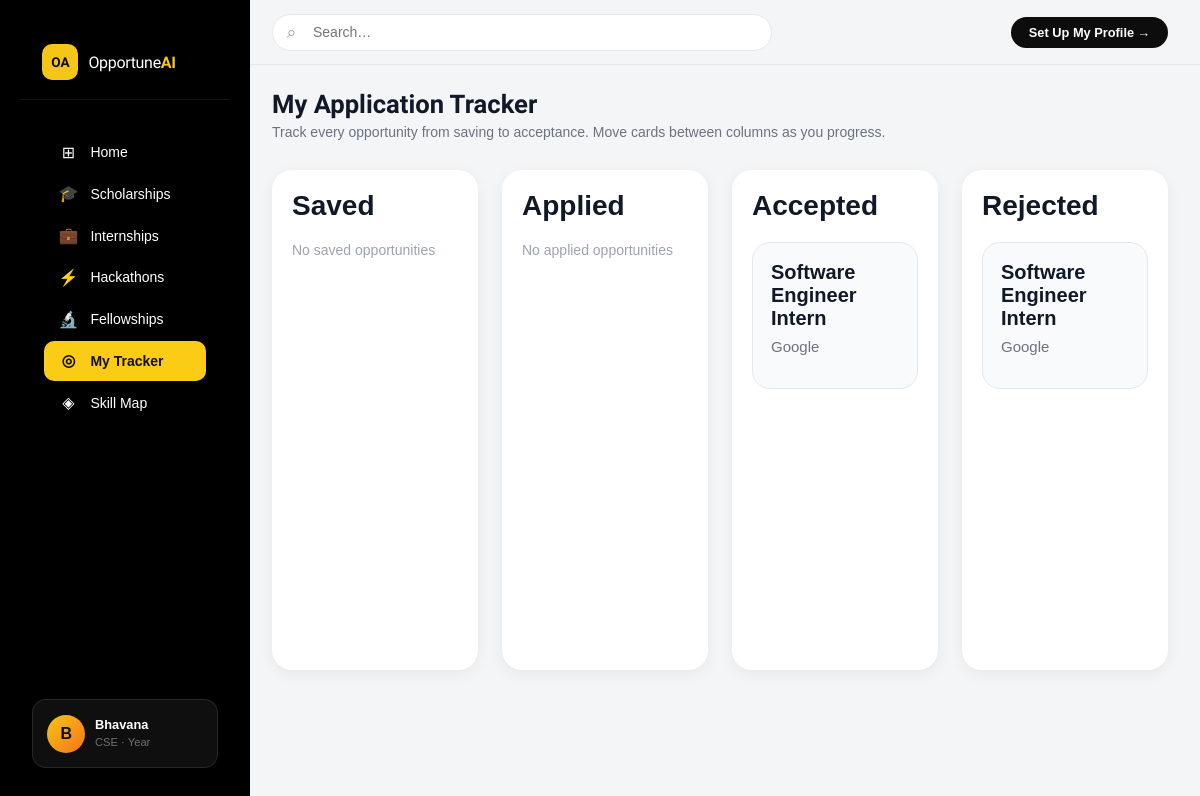
Page /tracker/ (signed in) on the committed database.
### core/models.py (models this page shows, shortened)
class StudentProfile(models.Model):
    user = models.OneToOneField(
        User,
        on_delete=models.CASCADE
    )
    year = models.CharField(max_length=20, blank=True)
    college = models.CharField(max_length=200, blank=True)
    full_name = models.CharField(max_length=200)
    branch = models.CharField(max_length=100)
    skills = models.TextField()
    cgpa = models.FloatField()
    bio = models.TextField()
    resume_link = models.URLField(blank=True)
    resume = models.FileField(upload_to='resumes/', blank=True, null=True)

class SavedOpportunity(models.Model):
    STATUS_CHOICES = [
        ('saved', 'Saved'),
        ('applied', 'Applied'),
        ('accepted', 'Accepted'),
        ('rejected', 'Rejected'),
    ]
    user = models.ForeignKey(
        User,
        on_delete=models.CASCADE
    )
    opportunity = models.ForeignKey(
        Opportunity,
        on_delete=models.CASCADE
    )
    status = models.CharField(
        max_length=20,
        choices=STATUS_CHOICES,
        default='saved'
    )
    saved_at = models.DateTimeField(
        auto_now_add=True
    )

class Opportunity(models.Model):
    title = models.CharField(max_length=200)
    company = models.CharField(max_length=200)
    category = models.CharField(max_length=100)
    description = models.TextField()
    deadline = models.DateField()
    saved_by = models.ManyToManyField(User, blank=True)
    status = models.CharField(max_length=20, default='saved')
    required_skills = models.TextField(blank=True)
    minimum_cgpa = models.FloatField(default=0)
    ai_category = models.CharField(
    max_length=100,
    blank=True
    )

### core/views.py (the view)
# urls.py: path('tracker/', views.tracker, name='tracker'),
@login_required(login_url='/login/')
def tracker(request):
    saved_opportunities = SavedOpportunity.objects.filter(
        user=request.user
    )
    saved = saved_opportunities.filter(status='saved')
    applied = saved_opportunities.filter(status='applied')
    accepted = saved_opportunities.filter(status='accepted')
    rejected = saved_opportunities.filter(status='rejected')
    return render(request, 'tracker.html', {
        'saved_opportunities': saved,
        'applied_opportunities': applied,
        'accepted_opportunities': accepted,
        'rejected_opportunities': rejected,
    })

### templates/tracker.html (shortened to what this page needs)
{% load static %}
<!DOCTYPE html>
<html lang="en">
<head>
<link rel="stylesheet" href="{% static 'css/main.css' %}">
</head>
<body>
<aside class="sidebar"><div class="sidebar-logo"><div class="logo-mark">OA</div><span class="logo-text">Opportune<b>AI</b></span></div>
<nav class="sidebar-nav">
<nav class="sidebar-nav">
  <a href="/" class="nav-item"><span class="nav-icon">⊞</span><span>Home</span></a>
  <a href="/scholarships/" class="nav-item">
    <span class="nav-icon">🎓</span><span>Scholarships</span>
  </a>
  <a href="/internships/" class="nav-item">
    <span class="nav-icon">💼</span><span>Internships</span>
  </a>
  <a href="/hackathons/" class="nav-item">
    <span class="nav-icon">⚡</span><span>Hackathons</span>
  </a>
  <a href="/fellowships/" class="nav-item">
    <span class="nav-icon">🔬</span><span>Fellowships</span>
  </a>
  <a href="/tracker/" class="nav-item active">
    <span class="nav-icon">◎</span><span>My Tracker</span>
  </a>
  <a href="/skillmap/" class="nav-item">
    <span class="nav-icon">◈</span><span>Skill Map</span>
  </a>
</nav>
</nav>
<div class="sidebar-profile">
    <div class="sp-avatar">
    {{ request.user.studentprofile.full_name|first|upper }}
</div>
    <div class="sp-info">
    <strong>
        {{ request.user.studentprofile.full_name }}
    </strong>
    <span>
        {{ request.user.studentprofile.branch }}
        · Year {{ request.user.studentprofile.year }}
    </span>
</div>
</div>
</aside>
<main class="main-content">
<header class="topbar"><div class="topbar-search"><span class="ts-icon">⌕</span><input type="text" id="globalSearch" placeholder="Search…"/></div><div class="topbar-right"><button class="btn-setup" id="openSetupBtn">Set Up My Profile →</button></div></header>
<div class="tracker-page">
<h1>My Application Tracker</h1>
<p class="sub">Track every opportunity from saving to acceptance. Move cards between columns as you progress.</p>
<div class="tracker-board">
    <div class="tracker-column">
        <h2>Saved</h2>
        {% for item in saved_opportunities %}
        <div class="tracker-card">
            <h3>{{ item.opportunity.title }}</h3>
            <p>{{ item.opportunity.company }}</p>
            <div class="tracker-actions">
                <a href="{% url 'apply_opportunity' item.id %}">
                    <button class="tracker-btn apply-btn">
                        Apply
                    </button>
                </a>
                <a href="{% url 'remove_opportunity' item.id %}">
                    <button class="tracker-btn remove-btn">
                        Remove
                    </button>
                </a>
            </div>
        </div>
        {% empty %}
        <p class="empty-text">No saved opportunities</p>
        {% endfor %}
    </div>
    <div class="tracker-column">
        <h2>Applied</h2>
        {% for item in applied_opportunities %}
        <div class="tracker-card">
            <h3>{{ item.opportunity.title }}</h3>
            <p>{{ item.opportunity.company }}</p>
            <div class="tracker-actions">
                <a href="{% url 'accept_opportunity' item.id %}">
                    <button class="tracker-btn success-btn">
                        Accept
                    </button>
                </a>
                <a href="{% url 'reject_opportunity' item.id %}">
                    <button class="tracker-btn reject-btn">
                        Reject
                    </button>
                </a>
            </div>
        </div>
        {% empty %}
        <p class="empty-text">No applied opportunities</p>
        {% endfor %}
    </div>
    <div class="tracker-column">
        <h2>Accepted</h2>
        {% for item in accepted_opportunities %}
        <div class="tracker-card">
            <h3>{{ item.opportunity.title }}</h3>
            <p>{{ item.opportunity.company }}</p>
        </div>
        {% empty %}
        <p class="empty-text">No accepted opportunities</p>
        {% endfor %}
    </div>
    <div class="tracker-column">
        <h2>Rejected</h2>
        {% for item in rejected_opportunities %}
        <div class="tracker-card">
            <h3>{{ item.opportunity.title }}</h3>
            <p>{{ item.opportunity.company }}</p>
        </div>
        {% empty %}
        <p class="empty-text">No rejected opportunities</p>
        {% endfor %}
    </div>
</div>
</main>
</body>
</html>

### templates/tracker.html (style rules this page uses)
.tracker-page { padding:1.5rem 2rem; }
.tracker-page h1 { font-family:'Familjen Grotesk',sans-serif;font-size:1.6rem;font-weight:700;margin-bottom:0.3rem; }
.tracker-page .sub { color:var(--gray-500);font-size:0.875rem;margin-bottom:1.5rem; }

### rows in the picture
SavedOpportunity: opportunity "Software Engineer Intern", opportunity.company "Google"
SavedOpportunity: opportunity "Software Engineer Intern", opportunity.company "Google"

### other values in the picture
{{ request.user.studentprofile.full_name|first|upper }} "B"
{{ request.user.studentprofile.full_name }} "Bhavana"
{{ request.user.studentprofile.branch }} "CSE"
